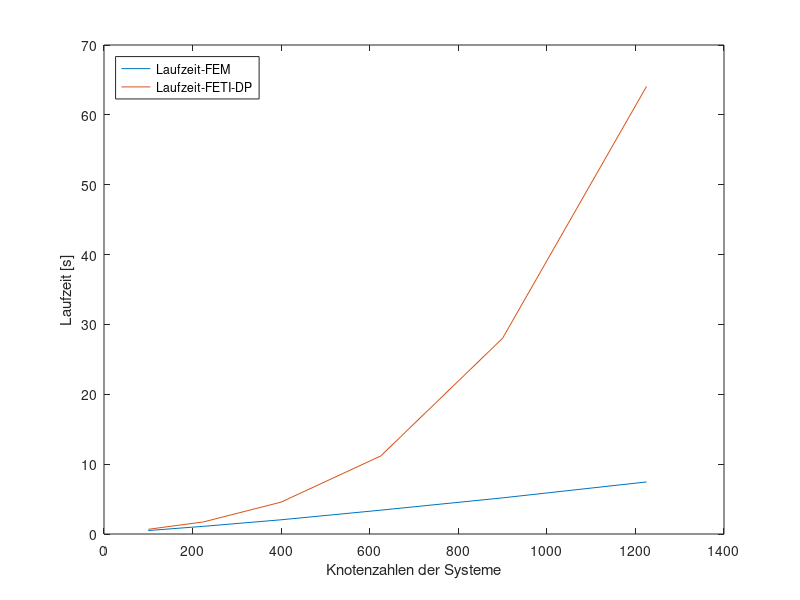

The MATLAB script that drew this image:
%Laufzeitplots 
x = [100, 225, 400, 625, 900, 1225];
y1=[0.4946 1.1013 2.0366 3.4134 5.1736 7.4519];
plot(x,y1)
hold on 
y2=[0.6736 1.7356 4.5660 11.1733 28.0187 64.0644];
plot(x,y2)
legend('Laufzeit-FEM','Laufzeit-FETI-DP','Location','northwest')
xlabel('Knotenzahlen der Systeme')
ylabel('Laufzeit [s]')